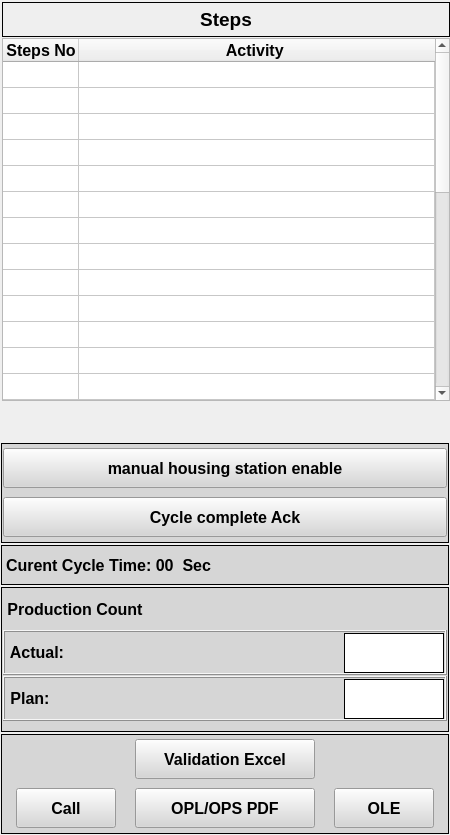
        <widget class="QFrame" name="Station_info_frm">
         <property name="enabled">
          <bool>true</bool>
         </property>
         <property name="minimumSize">
          <size>
           <width>450</width>
           <height>0</height>
          </size>
         </property>
         <property name="maximumSize">
          <size>
           <width>450</width>
           <height>16777215</height>
          </size>
         </property>
         <property name="frameShape">
          <enum>QFrame::NoFrame</enum>
         </property>
         <property name="frameShadow">
          <enum>QFrame::Raised</enum>
         </property>
         <property name="lineWidth">
          <number>1</number>
         </property>
         <property name="midLineWidth">
          <number>0</number>
         </property>
         <layout class="QVBoxLayout" name="verticalLayout_4">
          <property name="spacing">
           <number>2</number>
          </property>
          <property name="leftMargin">
           <number>1</number>
          </property>
          <property name="topMargin">
           <number>1</number>
          </property>
          <property name="rightMargin">
           <number>1</number>
          </property>
          <property name="bottomMargin">
           <number>1</number>
          </property>
          <item>
           <widget class="QWidget" name="only_table_widget" native="true">
            <property name="minimumSize">
             <size>
              <width>450</width>
              <height>0</height>
             </size>
            </property>
            <property name="maximumSize">
             <size>
              <width>450</width>
              <height>400</height>
             </size>
            </property>
            <property name="layoutDirection">
             <enum>Qt::LeftToRight</enum>
            </property>
            <layout class="QVBoxLayout" name="verticalLayout_3">
             <property name="spacing">
              <number>1</number>
             </property>
             <property name="leftMargin">
              <number>1</number>
             </property>
             <property name="topMargin">
              <number>1</number>
             </property>
             <property name="rightMargin">
              <number>1</number>
             </property>
             <property name="bottomMargin">
              <number>0</number>
             </property>
             <item>
              <widget class="QLabel" name="Step_lbl">
               <property name="minimumSize">
                <size>
                 <width>0</width>
                 <height>35</height>
                </size>
               </property>
               <property name="maximumSize">
                <size>
                 <width>16777215</width>
                 <height>35</height>
                </size>
               </property>
               <property name="font">
                <font>
                 <pointsize>14</pointsize>
                 <weight>75</weight>
                 <bold>true</bold>
                </font>
               </property>
               <property name="frameShape">
                <enum>QFrame::Box</enum>
               </property>
               <property name="text">
                <string>Steps</string>
               </property>
               <property name="alignment">
                <set>Qt::AlignCenter</set>
               </property>
              </widget>
             </item>
             <item>
              <widget class="QTableWidget" name="tableWidget">
               <property name="minimumSize">
                <size>
                 <width>0</width>
                 <height>290</height>
                </size>
               </property>
               <property name="maximumSize">
                <size>
                 <width>16777215</width>
                 <height>700</height>
                </size>
               </property>
               <property name="sizeAdjustPolicy">
                <enum>QAbstractScrollArea::AdjustToContents</enum>
               </property>
               <property name="autoScrollMargin">
                <number>13</number>
               </property>
               <property name="sortingEnabled">
                <bool>false</bool>
               </property>
               <property name="wordWrap">
                <bool>true</bool>
               </property>
               <property name="cornerButtonEnabled">
                <bool>true</bool>
               </property>
               <attribute name="horizontalHeaderVisible">
                <bool>true</bool>
               </attribute>
               <attribute name="horizontalHeaderCascadingSectionResizes">
                <bool>false</bool>
               </attribute>
               <attribute name="horizontalHeaderDefaultSectionSize">
                <number>76</number>
               </attribute>
               <attribute name="horizontalHeaderShowSortIndicator" stdset="0">
                <bool>false</bool>
               </attribute>
               <attribute name="horizontalHeaderStretchLastSection">
                <bool>true</bool>
               </attribute>
               <attribute name="verticalHeaderVisible">
                <bool>false</bool>
               </attribute>
               <attribute name="verticalHeaderCascadingSectionResizes">
                <bool>false</bool>
               </attribute>
               <attribute name="verticalHeaderDefaultSectionSize">
                <number>26</number>
               </attribute>
               <attribute name="verticalHeaderShowSortIndicator" stdset="0">
                <bool>false</bool>
               </attribute>
               <attribute name="verticalHeaderStretchLastSection">
                <bool>false</bool>
               </attribute>
               <row>
                <property name="text">
                 <string>New Row</string>
                </property>
               </row>
               <row>
                <property name="text">
                 <string>New Row</string>
                </property>
               </row>
               <row>
                <property name="text">
                 <string>New Row</string>
                </property>
               </row>
               <row>
                <property name="text">
                 <string>New Row</string>
                </property>
               </row>
               <row>
                <property name="text">
                 <string>New Row</string>
                </property>
               </row>
               <row>
                <property name="text">
                 <string>New Row</string>
                </property>
               </row>
               <row>
                <property name="text">
                 <string>New Row</string>
                </property>
               </row>
               <row>
                <property name="text">
                 <string>New Row</string>
                </property>
               </row>
               <row>
                <property name="text">
                 <string>New Row</string>
                </property>
               </row>
               <row>
                <property name="text">
                 <string>New Row</string>
                </property>
               </row>
               <row>
                <property name="text">
                 <string>New Row</string>
                </property>
               </row>
               <row>
                <property name="text">
                 <string>New Row</string>
                </property>
               </row>
               <row>
                <property name="text">
                 <string>New Row</string>
                </property>
               </row>
               <row>
                <property name="text">
                 <string>New Row</string>
                </property>
               </row>
               <row>
                <property name="text">
                 <string>New Row</string>
                </property>
               </row>
               <row>
                <property name="text">
                 <string>New Row</string>
                </property>
               </row>
               <row>
                <property name="text">
                 <string>New Row</string>
                </property>
               </row>
               <row>
                <property name="text">
                 <string>New Row</string>
                </property>
               </row>
               <row>
                <property name="text">
                 <string>New Row</string>
                </property>
               </row>
               <row>
                <property name="text">
                 <string>New Row</string>
                </property>
               </row>
               <row>
                <property name="text">
                 <string>New Row</string>
                </property>
               </row>
               <row>
                <property name="text">
                 <string>New Row</string>
                </property>
               </row>
               <row>
                <property name="text">
                 <string>New Row</string>
                </property>
               </row>
               <row>
                <property name="text">
                 <string>New Row</string>
                </property>
               </row>
               <row>
                <property name="text">
                 <string>New Row</string>
                </property>
               </row>
               <row>
                <property name="text">
                 <string>New Row</string>
                </property>
               </row>
               <row>
                <property name="text">
                 <string>New Row</string>
                </property>
               </row>
               <row>
                <property name="text">
                 <string>New Row</string>
                </property>
               </row>
               <row>
                <property name="text">
                 <string>New Row</string>
                </property>
               </row>
               <row>
                <property name="text">
                 <string>New Row</string>
                </property>
               </row>
               <row>
                <property name="text">
                 <string>New Row</string>
                </property>
               </row>
               <column>
                <property name="text">
                 <string>Steps No</string>
                </property>
                <property name="toolTip">
                 <string notr="true"/>
                </property>
                <property name="font">
                 <font>
                  <pointsize>12</pointsize>
                  <weight>75</weight>
                  <bold>true</bold>
                 </font>
                </property>
               </column>
               <column>
                <property name="text">
                 <string>Activity </string>
                </property>
                <property name="font">
                 <font>
                  <pointsize>12</pointsize>
                  <weight>75</weight>
                  <bold>true</bold>
                 </font>
                </property>
               </column>
              </widget>
             </item>
             <item>
              <spacer name="verticalSpacer_3">
               <property name="orientation">
                <enum>Qt::Vertical</enum>
               </property>
               <property name="sizeHint" stdset="0">
                <size>
                 <width>0</width>
                 <height>0</height>
                </size>
               </property>
              </spacer>
             </item>
            </layout>
           </widget>
          </item>
          <item>
           <spacer name="verticalSpacer_4">
            <property name="orientation">
             <enum>Qt::Vertical</enum>
            </property>
            <property name="sizeHint" stdset="0">
             <size>
              <width>20</width>
              <height>40</height>
             </size>
            </property>
           </spacer>
          </item>
          <item>
           <widget class="QFrame" name="Pdf_Video_btn_frm_2">
            <property name="minimumSize">
             <size>
              <width>0</width>
              <height>100</height>
             </size>
            </property>
            <property name="maximumSize">
             <size>
              <width>16777215</width>
              <height>100</height>
             </size>
            </property>
            <property name="styleSheet">
             <string notr="true">background-color: rgb(214, 214, 214);</string>
            </property>
            <property name="frameShape">
             <enum>QFrame::Box</enum>
            </property>
            <property name="frameShadow">
             <enum>QFrame::Plain</enum>
            </property>
            <layout class="QVBoxLayout" name="verticalLayout_8">
             <property name="leftMargin">
              <number>1</number>
             </property>
             <property name="topMargin">
              <number>1</number>
             </property>
             <property name="rightMargin">
              <number>1</number>
             </property>
             <property name="bottomMargin">
              <number>1</number>
             </property>
             <item>
              <layout class="QHBoxLayout" name="horizontalLayout_16">
               <item>
                <widget class="QPushButton" name="housing_ack">
                 <property name="minimumSize">
                  <size>
                   <width>180</width>
                   <height>40</height>
                  </size>
                 </property>
                 <property name="maximumSize">
                  <size>
                   <width>450</width>
                   <height>40</height>
                  </size>
                 </property>
                 <property name="font">
                  <font>
                   <pointsize>12</pointsize>
                   <weight>75</weight>
                   <bold>true</bold>
                  </font>
                 </property>
                 <property name="cursor">
                  <cursorShape>PointingHandCursor</cursorShape>
                 </property>
                 <property name="styleSheet">
                  <string notr="true">
selection-color: rgb(255, 78, 25);</string>
                 </property>
                 <property name="text">
                  <string>manual housing station enable</string>
                 </property>
                 <property name="checkable">
                  <bool>false</bool>
                 </property>
                 <property name="autoDefault">
                  <bool>false</bool>
                 </property>
                </widget>
               </item>
              </layout>
             </item>
             <item>
              <layout class="QHBoxLayout" name="horizontalLayout_18">
               <item>
                <widget class="QPushButton" name="cycle_com_ack">
                 <property name="minimumSize">
                  <size>
                   <width>180</width>
                   <height>40</height>
                  </size>
                 </property>
                 <property name="maximumSize">
                  <size>
                   <width>450</width>
                   <height>40</height>
                  </size>
                 </property>
                 <property name="font">
                  <font>
                   <pointsize>12</pointsize>
                   <weight>75</weight>
                   <bold>true</bold>
                  </font>
                 </property>
                 <property name="cursor">
                  <cursorShape>PointingHandCursor</cursorShape>
                 </property>
                 <property name="styleSheet">
                  <string notr="true">background-color: rgb(214, 214, 214);</string>
                 </property>
                 <property name="text">
                  <string>Cycle complete Ack</string>
                 </property>
                 <property name="checkable">
                  <bool>false</bool>
                 </property>
                 <property name="autoDefault">
                  <bool>false</bool>
                 </property>
                </widget>
               </item>
              </layout>
             </item>
            </layout>
           </widget>
          </item>
          <item>
           <widget class="QLabel" name="Current_Cycle_Time_lbl">
            <property name="minimumSize">
             <size>
              <width>0</width>
              <height>40</height>
             </size>
            </property>
            <property name="maximumSize">
             <size>
              <width>16777215</width>
              <height>40</height>
             </size>
            </property>
            <property name="font">
             <font>
              <pointsize>12</pointsize>
              <weight>75</weight>
              <bold>true</bold>
             </font>
            </property>
            <property name="styleSheet">
             <string notr="true">background-color: rgb(214, 214, 214);</string>
            </property>
            <property name="frameShape">
             <enum>QFrame::Box</enum>
            </property>
            <property name="text">
             <string>Curent Cycle Time: 00  Sec</string>
            </property>
            <property name="alignment">
             <set>Qt::AlignLeading|Qt::AlignLeft|Qt::AlignVCenter</set>
            </property>
            <property name="margin">
             <number>10</number>
            </property>
           </widget>
          </item>
          <item>
           <widget class="QFrame" name="frame_5">
            <property name="minimumSize">
             <size>
              <width>0</width>
              <height>145</height>
             </size>
            </property>
            <property name="maximumSize">
             <size>
              <width>16777215</width>
              <height>145</height>
             </size>
            </property>
            <property name="styleSheet">
             <string notr="true">background-color: rgb(214, 214, 214);</string>
            </property>
            <property name="frameShape">
             <enum>QFrame::Box</enum>
            </property>
            <property name="frameShadow">
             <enum>QFrame::Plain</enum>
            </property>
            <property name="lineWidth">
             <number>1</number>
            </property>
            <layout class="QVBoxLayout" name="verticalLayout_18">
             <property name="spacing">
              <number>1</number>
             </property>
             <property name="leftMargin">
              <number>1</number>
             </property>
             <property name="topMargin">
              <number>1</number>
             </property>
             <property name="rightMargin">
              <number>1</number>
             </property>
             <property name="bottomMargin">
              <number>1</number>
             </property>
             <item>
              <widget class="QLabel" name="label_2">
               <property name="minimumSize">
                <size>
                 <width>0</width>
                 <height>40</height>
                </size>
               </property>
               <property name="maximumSize">
                <size>
                 <width>16777215</width>
                 <height>40</height>
                </size>
               </property>
               <property name="font">
                <font>
                 <pointsize>12</pointsize>
                 <weight>75</weight>
                 <bold>true</bold>
                </font>
               </property>
               <property name="text">
                <string> Production Count</string>
               </property>
              </widget>
             </item>
             <item>
              <widget class="QFrame" name="frame_17">
               <property name="minimumSize">
                <size>
                 <width>0</width>
                 <height>45</height>
                </size>
               </property>
               <property name="maximumSize">
                <size>
                 <width>16777215</width>
                 <height>45</height>
                </size>
               </property>
               <property name="frameShape">
                <enum>QFrame::Box</enum>
               </property>
               <property name="frameShadow">
                <enum>QFrame::Raised</enum>
               </property>
               <layout class="QHBoxLayout" name="horizontalLayout_6">
                <property name="spacing">
                 <number>1</number>
                </property>
                <property name="leftMargin">
                 <number>1</number>
                </property>
                <property name="topMargin">
                 <number>1</number>
                </property>
                <property name="rightMargin">
                 <number>1</number>
                </property>
                <property name="bottomMargin">
                 <number>1</number>
                </property>
                <item>
                 <widget class="QLabel" name="label_15">
                  <property name="minimumSize">
                   <size>
                    <width>0</width>
                    <height>20</height>
                   </size>
                  </property>
                  <property name="maximumSize">
                   <size>
                    <width>16777215</width>
                    <height>20</height>
                   </size>
                  </property>
                  <property name="font">
                   <font>
                    <pointsize>12</pointsize>
                    <weight>75</weight>
                    <bold>true</bold>
                   </font>
                  </property>
                  <property name="text">
                   <string> Actual:</string>
                  </property>
                 </widget>
                </item>
                <item>
                 <widget class="QLabel" name="Actual_prod_count">
                  <property name="minimumSize">
                   <size>
                    <width>100</width>
                    <height>40</height>
                   </size>
                  </property>
                  <property name="maximumSize">
                   <size>
                    <width>100</width>
                    <height>40</height>
                   </size>
                  </property>
                  <property name="font">
                   <font>
                    <pointsize>12</pointsize>
                    <weight>75</weight>
                    <bold>true</bold>
                   </font>
                  </property>
                  <property name="styleSheet">
                   <string notr="true">background-color:rgb(255, 255, 255);</string>
                  </property>
                  <property name="frameShape">
                   <enum>QFrame::Box</enum>
                  </property>
                  <property name="text">
                   <string/>
                  </property>
                  <property name="alignment">
                   <set>Qt::AlignCenter</set>
                  </property>
                  <property name="margin">
                   <number>5</number>
                  </property>
                 </widget>
                </item>
               </layout>
              </widget>
             </item>
             <item>
              <widget class="QFrame" name="frame_18">
               <property name="maximumSize">
                <size>
                 <width>16777215</width>
                 <height>45</height>
                </size>
               </property>
               <property name="frameShape">
                <enum>QFrame::Box</enum>
               </property>
               <property name="frameShadow">
                <enum>QFrame::Raised</enum>
               </property>
               <layout class="QHBoxLayout" name="horizontalLayout_7">
                <property name="spacing">
                 <number>1</number>
                </property>
                <property name="leftMargin">
                 <number>1</number>
                </property>
                <property name="topMargin">
                 <number>1</number>
                </property>
                <property name="rightMargin">
                 <number>1</number>
                </property>
                <property name="bottomMargin">
                 <number>1</number>
                </property>
                <item>
                 <widget class="QLabel" name="label_12">
                  <property name="minimumSize">
                   <size>
                    <width>0</width>
                    <height>20</height>
                   </size>
                  </property>
                  <property name="maximumSize">
                   <size>
                    <width>16777215</width>
                    <height>20</height>
                   </size>
                  </property>
                  <property name="font">
                   <font>
                    <pointsize>12</pointsize>
                    <weight>75</weight>
                    <bold>true</bold>
                   </font>
                  </property>
                  <property name="text">
                   <string> Plan:</string>
                  </property>
                 </widget>
                </item>
                <item>
                 <widget class="QLabel" name="PLan_prod_count">
                  <property name="minimumSize">
                   <size>
                    <width>100</width>
                    <height>40</height>
                   </size>
                  </property>
                  <property name="maximumSize">
                   <size>
                    <width>100</width>
                    <height>40</height>
                   </size>
                  </property>
                  <property name="font">
                   <font>
                    <pointsize>12</pointsize>
                    <weight>75</weight>
                    <bold>true</bold>
                   </font>
                  </property>
                  <property name="styleSheet">
                   <string notr="true">background-color:rgb(255, 255, 255);
</string>
                  </property>
                  <property name="frameShape">
                   <enum>QFrame::Box</enum>
                  </property>
                  <property name="text">
                   <string/>
                  </property>
                  <property name="alignment">
                   <set>Qt::AlignCenter</set>
                  </property>
                  <property name="margin">
                   <number>5</number>
                  </property>
                 </widget>
                </item>
               </layout>
              </widget>
             </item>
             <item>
              <spacer name="verticalSpacer_5">
               <property name="orientation">
                <enum>Qt::Vertical</enum>
               </property>
               <property name="sizeHint" stdset="0">
                <size>
                 <width>20</width>
                 <height>40</height>
                </size>
               </property>
              </spacer>
             </item>
            </layout>
           </widget>
          </item>
          <item>
           <widget class="QFrame" name="Pdf_Video_btn_frm">
            <property name="minimumSize">
             <size>
              <width>0</width>
              <height>100</height>
             </size>
            </property>
            <property name="maximumSize">
             <size>
              <width>16777215</width>
              <height>100</height>
             </size>
            </property>
            <property name="styleSheet">
             <string notr="true">background-color: rgb(214, 214, 214);</string>
            </property>
            <property name="frameShape">
             <enum>QFrame::Box</enum>
            </property>
            <property name="frameShadow">
             <enum>QFrame::Plain</enum>
            </property>
            <layout class="QVBoxLayout" name="verticalLayout_7">
             <property name="leftMargin">
              <number>1</number>
             </property>
             <property name="topMargin">
              <number>1</number>
             </property>
             <property name="rightMargin">
              <number>1</number>
             </property>
             <property name="bottomMargin">
              <number>1</number>
             </property>
             <item>
              <layout class="QHBoxLayout" name="horizontalLayout_9">
               <item>
                <widget class="QPushButton" name="open_excel_btn">
                 <property name="minimumSize">
                  <size>
                   <width>180</width>
                   <height>40</height>
                  </size>
                 </property>
                 <property name="maximumSize">
                  <size>
                   <width>150</width>
                   <height>40</height>
                  </size>
                 </property>
                 <property name="font">
                  <font>
                   <pointsize>12</pointsize>
                   <weight>75</weight>
                   <bold>true</bold>
                  </font>
                 </property>
                 <property name="cursor">
                  <cursorShape>PointingHandCursor</cursorShape>
                 </property>
                 <property name="styleSheet">
                  <string notr="true">
selection-color: rgb(255, 78, 25);</string>
                 </property>
                 <property name="text">
                  <string>Validation Excel</string>
                 </property>
                 <property name="checkable">
                  <bool>false</bool>
                 </property>
                 <property name="autoDefault">
                  <bool>false</bool>
                 </property>
                </widget>
               </item>
              </layout>
             </item>
             <item>
              <layout class="QHBoxLayout" name="horizontalLayout_11">
               <item>
                <widget class="QPushButton" name="Call_btn">
                 <property name="minimumSize">
                  <size>
                   <width>100</width>
                   <height>40</height>
                  </size>
                 </property>
                 <property name="maximumSize">
                  <size>
                   <width>100</width>
                   <height>40</height>
                  </size>
                 </property>
                 <property name="font">
                  <font>
                   <pointsize>12</pointsize>
                   <weight>75</weight>
                   <bold>true</bold>
                  </font>
                 </property>
                 <property name="styleSheet">
                  <string notr="true">background-color: rgb(214, 214, 214);</string>
                 </property>
                 <property name="text">
                  <string>Call</string>
                 </property>
                </widget>
               </item>
               <item>
                <widget class="QPushButton" name="opl_pdf_btn">
                 <property name="minimumSize">
                  <size>
                   <width>180</width>
                   <height>40</height>
                  </size>
                 </property>
                 <property name="maximumSize">
                  <size>
                   <width>180</width>
                   <height>40</height>
                  </size>
                 </property>
                 <property name="font">
                  <font>
                   <pointsize>12</pointsize>
                   <weight>75</weight>
                   <bold>true</bold>
                  </font>
                 </property>
                 <property name="cursor">
                  <cursorShape>PointingHandCursor</cursorShape>
                 </property>
                 <property name="styleSheet">
                  <string notr="true">background-color: rgb(214, 214, 214);</string>
                 </property>
                 <property name="text">
                  <string>OPL/OPS PDF</string>
                 </property>
                 <property name="checkable">
                  <bool>false</bool>
                 </property>
                 <property name="autoDefault">
                  <bool>false</bool>
                 </property>
                </widget>
               </item>
               <item>
                <widget class="QPushButton" name="OLE_btn">
                 <property name="minimumSize">
                  <size>
                   <width>100</width>
                   <height>40</height>
                  </size>
                 </property>
                 <property name="maximumSize">
                  <size>
                   <width>100</width>
                   <height>40</height>
                  </size>
                 </property>
                 <property name="font">
                  <font>
                   <pointsize>12</pointsize>
                   <weight>75</weight>
                   <bold>true</bold>
                  </font>
                 </property>
                 <property name="styleSheet">
                  <string notr="true">background-color: rgb(214, 214, 214);</string>
                 </property>
                 <property name="text">
                  <string>OLE</string>
                 </property>
                </widget>
               </item>
              </layout>
             </item>
            </layout>
           </widget>
          </item>
         </layout>
        </widget>
